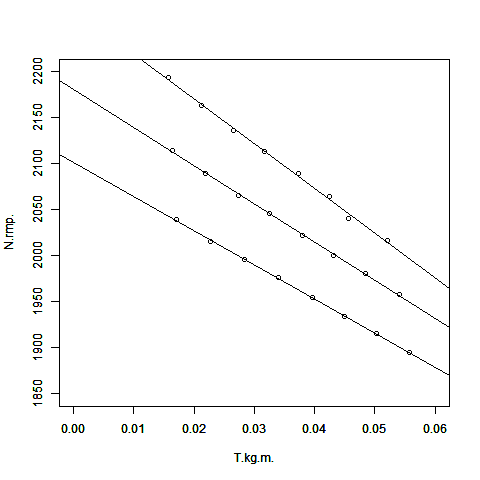

Here is the R script that generated this plot:
#入出力の設定
file.in <- "K_TN.csv"
file.out <- "K_TN.png"

#ファイルの読み込み
box <- read.csv(file.in,header=T)

#グラフ作成解析近似直線の追加
lab <- strsplit(colnames(box),"\n")
plot(box[,1],box[,2],xlab=lab[1],ylab=lab[2],xlim=c(0,0.06),ylim=c(1850,2200))
box.lm<-lm(box[,2]~box[,1],box)
abline(box.lm)

par(new=T)
plot(box[,4],box[,5],xlab=lab[1],ylab=lab[2],xlim=c(0,0.06),ylim=c(1850,2200))
box.lm<-lm(box[,5]~box[,4],box)
abline(box.lm)

par(new=T)
plot(box[,7],box[,8],xlab=lab[1],ylab=lab[2],xlim=c(0,0.06),ylim=c(1850,2200))
box.lm<-lm(box[,8]~box[,7],box)
abline(box.lm)

#凡例等の加算

#画像出力
dev.copy(png,file.out)
dev.off()
